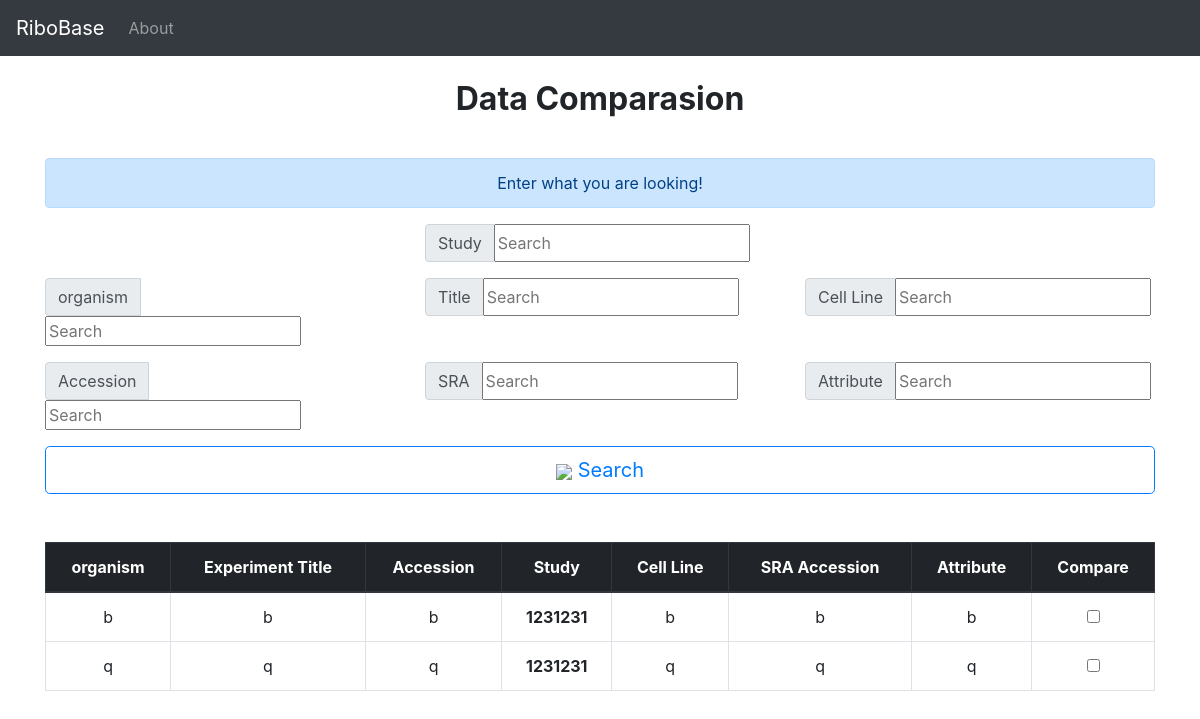
The page /Comparasion/ on the database as committed earlier.
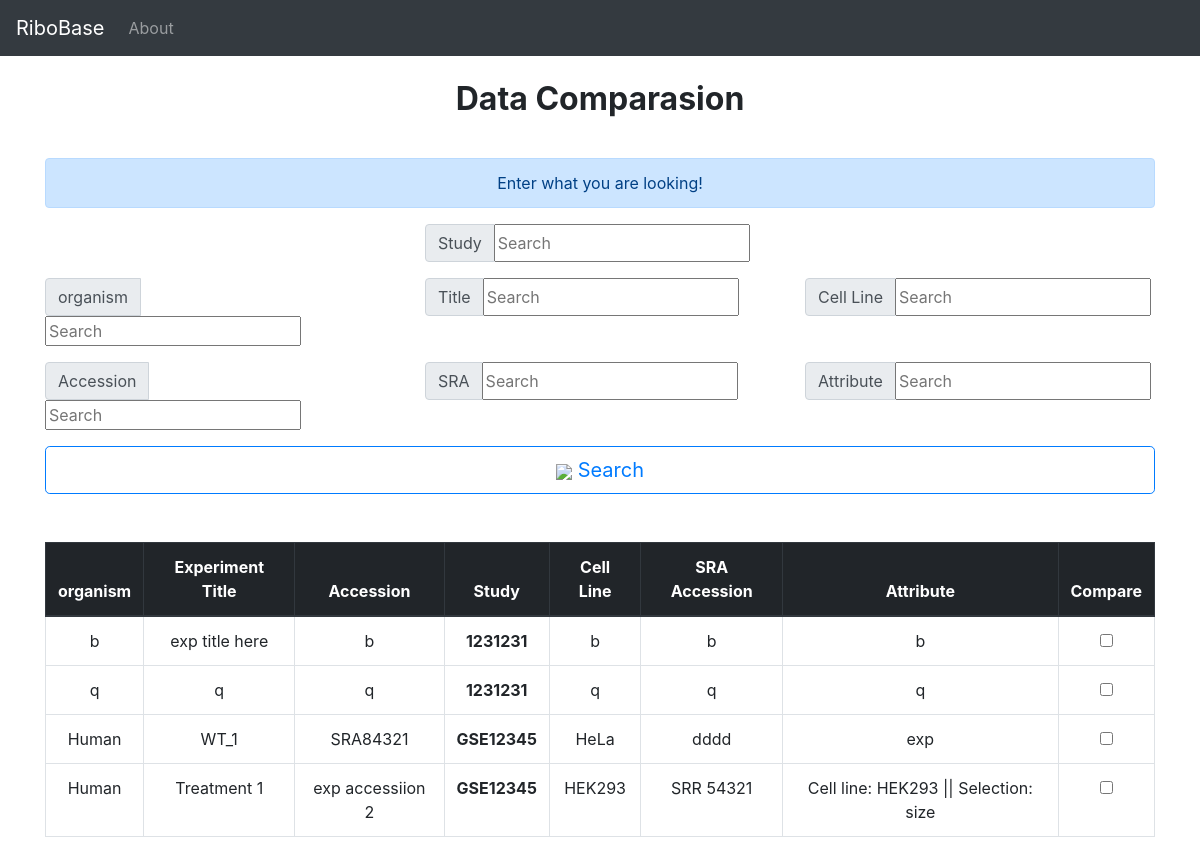
The same page on the database as committed later.
### project/models.py (models this page shows, shortened)
class Experiment(models.Model):
    study = models.ForeignKey('Study',blank = False,on_delete = models.CASCADE)
    experiment_alias = models.CharField(max_length = 200,unique = True,blank = False)
    experiment_accession = models.CharField(max_length = 200,unique = True,blank = False)
    experiment_title = models.CharField(max_length = 200,blank = False)
    study_name = models.CharField(max_length = 200,blank = False)
    design_description = models.TextField(max_length = 200,blank = False)
    sample_accession = models.CharField(max_length = 200,blank = False)
    sample_attribute = models.TextField(max_length = 200,blank = False)
    library_strategy = models.CharField(max_length = 200,blank = False)
    library_layout = models.CharField(max_length = 200,blank = False)
    library_construction_protocol = models.TextField(max_length = 200,blank = False)
    platform = models.CharField(max_length = 200,blank = False)
    platform_parameters = models.CharField(max_length = 200,blank = False)
    xref_link = models.CharField(max_length = 200,blank = False)
    experiment_attribute = models.CharField(max_length = 200,blank = False)
    submission_accession = models.CharField(max_length = 200,blank = False)
    sradb_updated = models.CharField(max_length = 200,blank = False)
    organism = models.CharField(max_length = 200,blank = False)
    cell_line = models.CharField(max_length = 200,blank = False)
    create_date = models.DateTimeField(auto_now_add = True)

class Study(models.Model):
    geo_accession = models.CharField( max_length = 50,unique = True,blank = False)
    study_accession = models.CharField(max_length = 50,unique = True,blank = False)
    study_title = models.CharField(max_length = 200,unique = False,blank = True)
    study_type = models.CharField(max_length = 100,unique = False,blank = True)
    study_abstract = models.TextField(blank = True)
    study_description = models.CharField(max_length = 200,unique = False,blank = True)
    xref_link = models.CharField(max_length = 200,unique = False,blank = True)
    submission_accession = models.CharField(max_length = 50,unique = False,blank = True)
    sradb_updated = models.CharField(max_length = 200,unique = False,blank = True)
    create_date = models.DateTimeField(auto_now_add = True)
    def __str__(self):
        return self.geo_accession

### project/views.py (the view)
# urls.py: path('Comparasion/',views.Comparasion,name="Comparasion"),
def Comparasion(request):
    keyword_Organism = request.GET.get("keyword_organism")
    keyword_Study = request.GET.get("keyword_study")
    keyword_Cell_line = request.GET.get("keyword_cell_line")
    keyword_Title = request.GET.get("keyword_experiment_title")
    keyword_Accession = request.GET.get("keyword_experiment_accession")
    keyword_sra = request.GET.get("keyword_sample_accession")
    keyword_Attribute = request.GET.get("keyword_experiment_attribute")
    if keyword_Organism:
        experiments = Experiment.objects.filter(organism__contains=keyword_Organism)
        return render(request,"DataSearch.html",{"experiments":experiments})
    if keyword_Study:
        study = Study.objects.get(geo_accession=keyword_Study)
        experiments = Experiment.objects.filter(study__geo_accession = study.geo_accession)
        return render(request,"DataSearch.html",{"experiments":experiments})
    if keyword_Cell_line:
        experiments = Experiment.objects.filter(cell_line__contains=keyword_Cell_line)
        return render(request,"DataSearch.html",{"experiments":experiments})
    if keyword_Title:
        experiments = Experiment.objects.filter(experiment_title__contains=keyword_Title)
        return render(request,"DataSearch.html",{"experiments":experiments})
    if keyword_Accession:
        experiments = Experiment.objects.filter(experiment_accession__contains=keyword_Accession)
        return render(request,"DataSearch.html",{"experiments":experiments})
    if keyword_sra:
        experiments = Experiment.objects.filter(sample_accession__contains=keyword_sra)
        return render(request,"DataSearch.html",{"experiments":experiments})
    if keyword_Attribute:
        experiments = Experiment.objects.filter(experiment_attribute__contains=keyword_Attribute)
        return render(request,"DataSearch.html",{"experiments":experiments})
    experiments = Experiment.objects.all()
    return render(request,"Comparasion.html",{"experiments":experiments})

### templates/Comparasion.html (shortened to what this page needs)
{% extends "layout.html" %}
{% block body %}
<br>
<h2><center><p class="font-weight-bold">Data Comparasion</p></center></h2>
<br>
<div class="alert alert-primary" role="alert">
  <center>Enter what you are looking!</center>
</div>
<form>
<div class="row">
  <div class="col-md-8 offset-md-4">
    <div class="input-group mb-3">
      <div class="input-group-prepend">
        <span class="input-group-text" id="inputGroup-sizing-default">Study</span>
      </div>
      <input type="text" name = "keyword_study" class="form-sm" placeholder="Search">
    </div>
  </div>
</div>
<div class="row">
  <div class="col-6 col-md-4">
    <div class="input-group mb-3">
      <div class="input-group-prepend">
        <span class="input-group-text" id="inputGroup-sizing-default">organism</span>
      </div>
      <input type="text" name = "keyword_organism" class="form-sm" placeholder="Search">
    </div>
  </div>
  <div class="col-6 col-md-4">
    <div class="input-group mb-3">
      <div class="input-group-prepend">
        <span class="input-group-text" id="inputGroup-sizing-default">Title</span>
      </div>
      <input type="text" name = "keyword_experiment_title" class="form-sm" placeholder="Search">
    </div>
  </div>
  <div class="col-6 col-md-4">
    <div class="input-group mb-3">
      <div class="input-group-prepend">
        <span class="input-group-text" id="inputGroup-sizing-default">Cell Line</span>
      </div>
      <input type="text" name = "keyword_cell_line" class="form-sm" placeholder="Search">
    </div>
  </div>
</div>
<div class="row">
  <div class="col-6 col-md-4">
    <div class="input-group mb-3">
      <div class="input-group-prepend">
        <span class="input-group-text" id="inputGroup-sizing-default">Accession</span>
      </div>
      <input type="text" name = "keyword_experiment_accession" class="form-sm" placeholder="Search">
    </div>
  </div>
  <div class="col-6 col-md-4">
    <div class="input-group mb-3">
      <div class="input-group-prepend">
        <span class="input-group-text" id="inputGroup-sizing-default">SRA</span>
      </div>
      <input type="text" name = "keyword_sample_accession" class="form-sm" placeholder="Search">
    </div>
  </div>
  <div class="col-6 col-md-4">
    <div class="input-group mb-3">
      <div class="input-group-prepend">
        <span class="input-group-text" id="inputGroup-sizing-default">Attribute</span>
      </div>
      <input type="text" name = "keyword_experiment_attribute" class="form-sm" placeholder="Search">
    </div>
  </div>
</div>
<button type = "submit" class="btn btn-outline-primary btn-lg btn-block"><img src="https://img.icons8.com/material-sharp/24/000000/search.png">  Search</button>
</form>
  <br><br>
  <table class="table table-bordered table-hover">
    <thead class="thead-dark">
      <tr>
        <th scope="col"><center>organism</center></th>
        <th scope="col"><center>Experiment Title</center></th>
        <th scope="col"><center>Accession</center></th>
        <th scope="col"><center>Study</center></th>
        <th scope="col"><center>Cell Line</center></th>
        <th scope="col"><center>SRA Accession</center></th>
        <th scope="col"><center>Attribute</center></th>
        <th scope="col"><center>Compare</center></th>
      </tr>
    </thead>
    <tbody>
    {% for experiment in experiments %}
    <tr>
      <td><center>{{experiment.organism}}</center></td>
      <td><center>{{experiment.experiment_title}}</center></td>
      <td><center>{{experiment.experiment_accession}}</center></td>
      <th><center>{{ experiment.study}}</center></th>
      <td><center>{{experiment.cell_line}}</center></td>
      <td><center>{{experiment.sample_accession}}</center></td>
      <td><center>{{experiment.experiment_attribute}}</center></td>
            <td><center>
                <div class="form-check">
                <input class="form-check-input position-static" type="checkbox" id="blankCheckbox" value="option1" aria-label="...">
              </div>
            </center></td>
        </tr>
      {% endfor %}
    </tbody>
  </table>
  <br><br><br><br><br>
{% endblock body %}

Rows that differ between the two databases and show on the page:
changed Experiment: experiment_title "b" → "exp title here"
added Experiment: organism "Human", experiment_title "WT_1", experiment_accession "SRA84321", study "GSE12345", cell_line "HeLa", sample_accession "dddd", experiment_attribute "exp"
added Experiment: organism "Human", experiment_title "Treatment 1", experiment_accession "exp accessiion 2", study "GSE12345", cell_line "HEK293", sample_accession "SRR 54321", experiment_attribute "Cell line: HEK293 || Selection: size"
